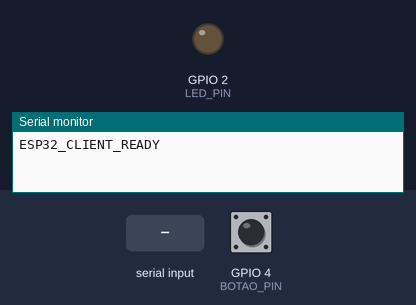
The sketch below on a simulated ESP32. On the bench: output pins drawn as LEDs (lit = HIGH), the last lines printed to the serial monitor. The test bench sets the inputs (shaded band); at power-on: GPIO 4 (BOTAO_PIN) HIGH.

Above: at 1.2 s.
1.3 s: GPIO 4 (BOTAO_PIN) pulled LOW for 0.15 s
At 2.1 s:
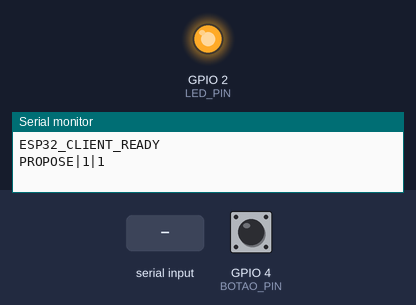
2.9 s: "AGREE|\n" received over Serial
At 3.3 s:
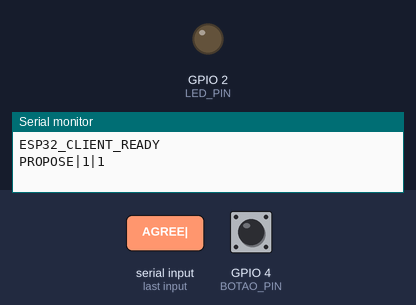
4.4 s: GPIO 4 (BOTAO_PIN) pulled LOW for 1 s
At 5.7 s:
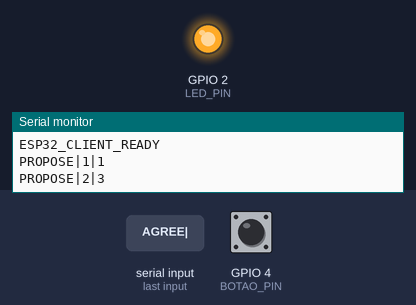
Timing chart, 0 to 7.4 s (numbered marks = the images above; inputs shaded):
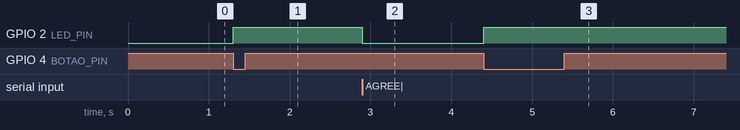

Measured:
- after the input at 1.3 s, GPIO 2 (LED_PIN): LOW → HIGH at once
- after the input at 2.9 s, GPIO 2 (LED_PIN): HIGH → LOW at once
- after the input at 4.4 s, GPIO 2 (LED_PIN): LOW → HIGH at once

The sketch:

sketch_jun23a.ino
```cpp
#include <Arduino.h>

const int LED_PIN = 2;
const int BOTAO_PIN = 4;

int local_clock = 0;
int msg_counter = 1;
bool aguardando_acordo = false; // espera servidor responder

void setup() {
    pinMode(LED_PIN, OUTPUT);
    pinMode(BOTAO_PIN, INPUT_PULLUP);

    Serial.begin(115200);
    while (!Serial) {;} // roda até o serial ficar 100% pronto
    Serial.println("ESP32_CLIENT_READY");
}

void loop() {
    // 1. CLIENTE GERA A MENSAGEM (Ao apertar o botão físico)
    if (digitalRead(BOTAO_PIN) == LOW && !aguardando_acordo) {

        local_clock++; // Incrementa relógio antes de enviar
        int msg_id = msg_counter;
        msg_counter++;

        // Envia a proposta para os 3 Servidores no PC
        Serial.print("PROPOSE|");
        Serial.print(msg_id);
        Serial.print("|");
        Serial.println(local_clock);

        digitalWrite(LED_PIN, HIGH); // acende o LED
        aguardando_acordo = true;    // trava para não mandar 100 mensagens de uma vez

        delay(300);
    }

    // recebe a resposta
    if (Serial.available() > 0 && aguardando_acordo) {
        String incomingMessage = Serial.readStringUntil('\n'); // le até \n
        incomingMessage.trim(); // limpa mensagem

        if (incomingMessage.startsWith("AGREE|")) {
            int p1 = incomingMessage.indexOf('|');
            int p2 = incomingMessage.indexOf('|', p1 + 1);

            int msg_id = incomingMessage.substring(p1 + 1, p2).toInt();
            int agreed_timestamp = incomingMessage.substring(p2 + 1).toInt();

            // atualiza relógio
            local_clock = max(local_clock, agreed_timestamp) + 1;

            // apaga led
            digitalWrite(LED_PIN, LOW);
            aguardando_acordo = false; // libera para apertar o botão novamente
        }
    }
}
```
